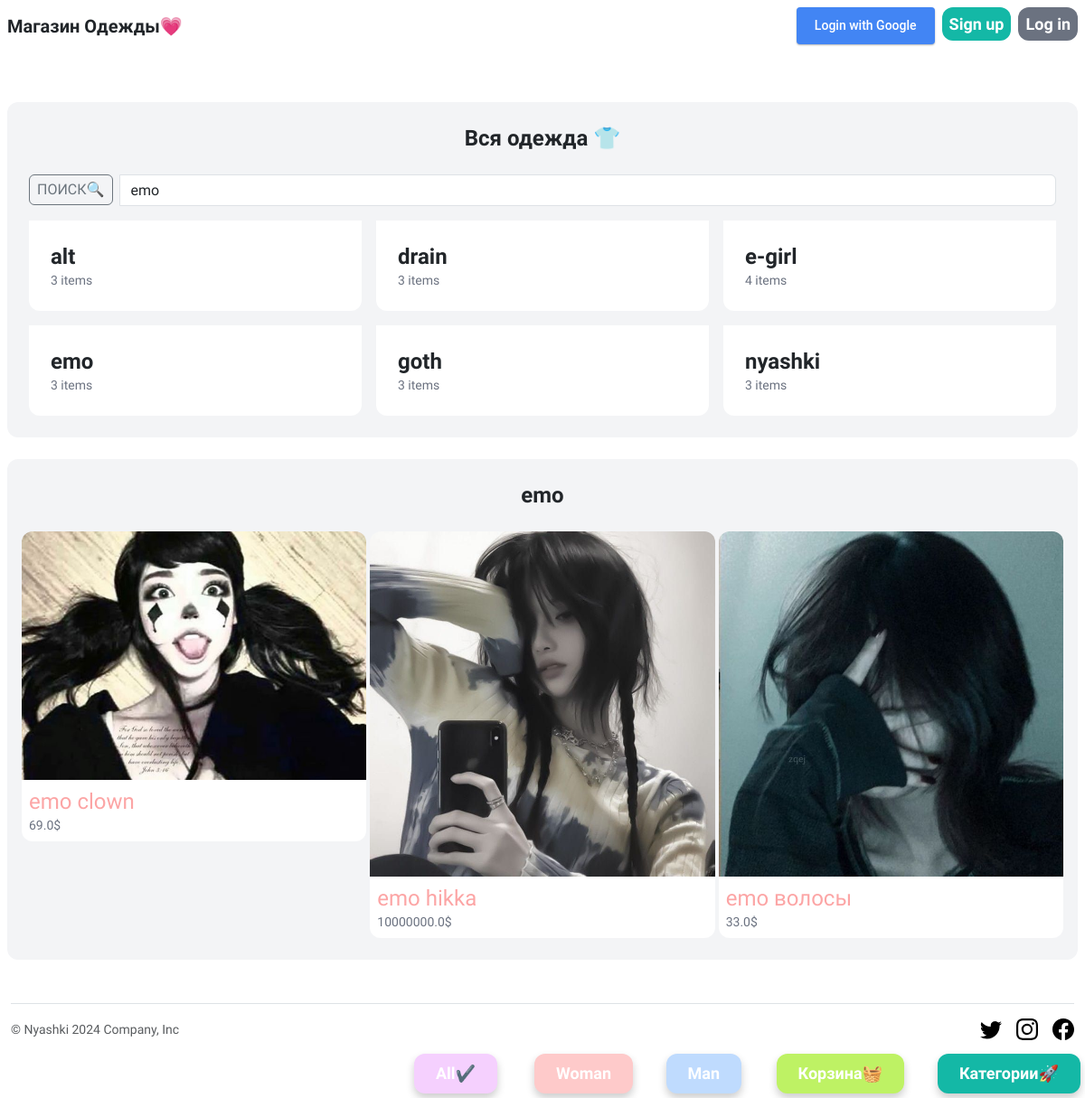
The page /category/8 on the database as committed earlier.
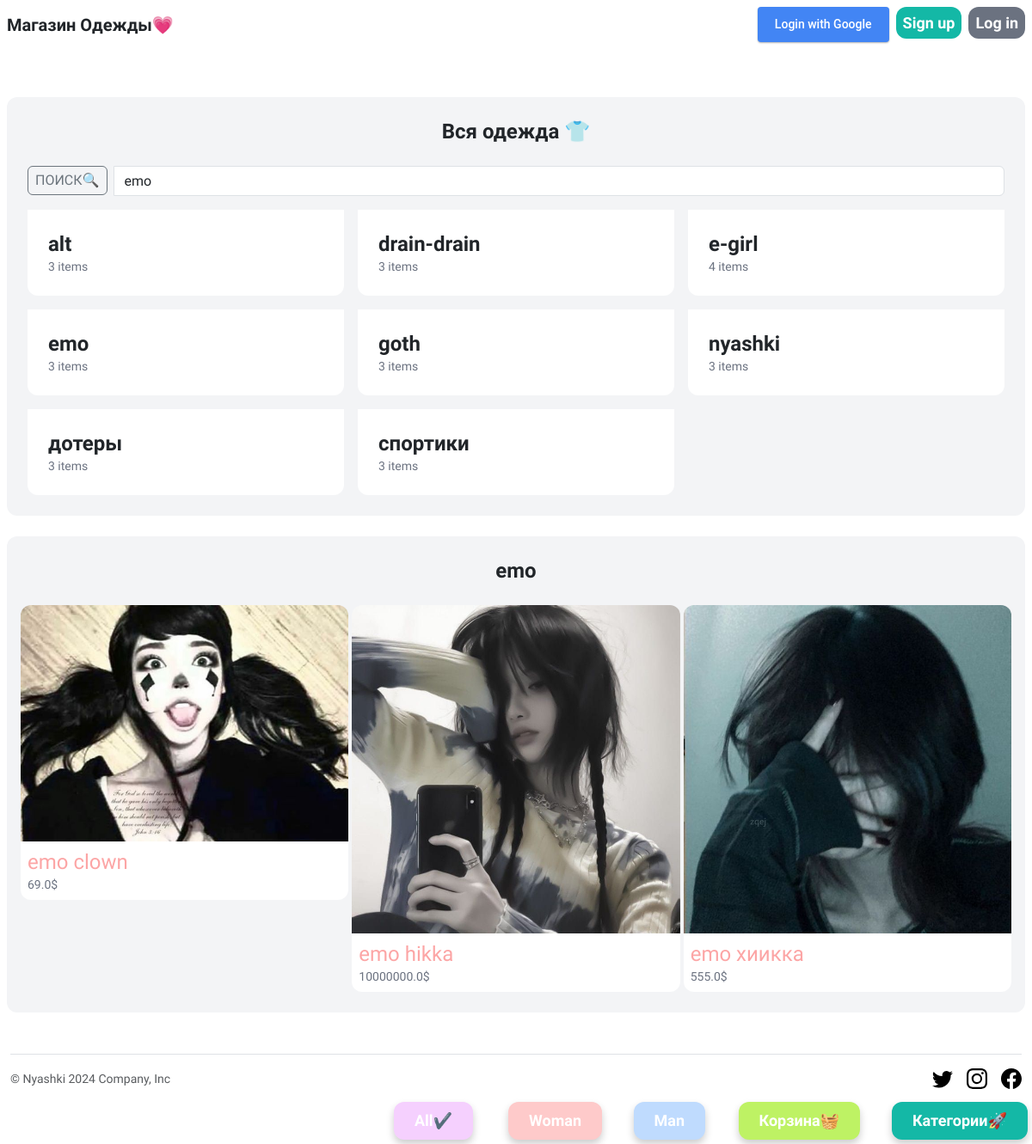
The same page on the database as committed later.
### item/models.py (models this page shows, shortened)
class Category(models.Model):
    name = models.CharField(max_length=255)
    class Meta:
        ordering = ('name',)
        verbose_name_plural = 'Categories'
    def __str__(self):
        return self.name

class Item(models.Model):
    category = models.ForeignKey(Category, related_name='items', on_delete=models.CASCADE)
    name = models.CharField(max_length=255)
    description = models.TextField(blank=True, null=True)
    price = models.FloatField()
    image = models.ImageField(upload_to='item_images', blank=True, null=True)
    is_sold = models.BooleanField(default=False)
    created_at = models.DateTimeField(auto_now_add=True)
    users = models.ManyToManyField(User, related_name='items', blank=True)
    gender = models.CharField(max_length=1, choices=gender_choice)
    comments = models.ManyToManyField(Comment)

### core/views.py (the view)
# urls.py: path('category/<int:category_id>', views.category, name='category'),
def category(request, category_id):
    category = get_object_or_404(Category, pk=category_id)
    items = Item.objects.filter(category=category)
    categories = Category.objects.all()
    gender = ''
    if "gender" not in request.session:
        gender = 'ALL'
    else:
        gender = request.session["gender"]
    if gender != 'ALL':
        items = items.filter(gender=gender)
    return render(request, 'core/index.html', {
        'categories': categories,
        'items': sorted(items, key=lambda x: random.random()),
        'name_category' : category.name,
        'gender': gender,
        'query': category
    })

### core/templates/core/index.html (shortened to what this page needs)
{% extends 'core/base.html' %}
{% block static %}
<link rel="stylesheet" href="static/core/css/mdb.min.css" />
{% endblock %}
{% block content %}
<a href="#" class="fixed-link inline-block md:mt-6 md:px-6 md:py-3 py-2 px-4 md:text-lg text-md font-semibold bg-teal-500 text-white rounded-xl">Категории🚀</a>
<a href="{% url 'item:basket' %}" class="fixed-link2 inline-block md:mt-6 md:px-6 md:py-3 py-2 px-4 md:text-lg text-md font-semibold bg-lime-300 text-white rounded-xl">Корзина🧺
</a>
{% if gender == 'ALL' %}
<a href="{% url 'item:gender' 'ALL'%}" class="fixed-link5 inline-block md:mt-6 md:px-6 md:py-3 py-2 px-4 md:text-lg text-md font-semibold bg-fuchsia-200 text-white rounded-xl">All✔️</a>
{% else %}
<a href="{% url 'item:gender' 'ALL' %}" class="fixed-link5 inline-block md:mt-6 md:px-6 md:py-3 py-2 px-4 md:text-lg text-md font-semibold bg-fuchsia-200 text-white rounded-xl">All</a>
{% endif %}
{% if gender == 'W' %}
<a href="{% url 'item:gender' 'W' %}" class="fixed-link4 inline-block md:mt-6 md:px-6 md:py-3 py-2 px-4 md:text-lg text-md font-semibold bg-red-200 text-white rounded-xl">Woman✔️</a>
{% else %}
<a href="{% url 'item:gender' 'W' %}" class="fixed-link4 inline-block md:mt-6 md:px-6 md:py-3 py-2 px-4 md:text-lg text-md font-semibold bg-red-200 text-white rounded-xl">Woman</a>
{% endif %}
{% if gender == 'M' %}
<a href="{% url 'item:gender' 'M' %}" class="fixed-link3 inline-block md:mt-6 md:px-6 md:py-3 py-2 px-4 md:text-lg text-md font-semibold bg-blue-200 text-white rounded-xl">Man✔️</a>
{% else %}
<a href="{% url 'item:gender' 'M' %}" class="fixed-link3 inline-block md:mt-6 md:px-6 md:py-3 py-2 px-4 md:text-lg text-md font-semibold bg-blue-200 text-white rounded-xl">Man</a>
{% endif %}
    <div class="md:mt-6 mt-4 px-6 md:py-12 py-4 bg-gray-100 rounded-xl">
        <h2 class="md:mb-12 mb-4 text-2xl text-center font-semibold hover:text-violet-600 hover:text-3xl"><a href="/"> Вся одежда 👕</a></h2>
        <form method="get" action="{% url 'item:items' %}">
            <div class="input-group mb-3">
                <div class="input-group-prepend">
                    <button class="btn btn-outline-secondary p-2 me-2" type="submit">Поиск🔍</button>
                  </div>
                {%if query%}
                    <input name="query" type="text" class="form-control" autofocus value="{{query}}">
                {%else%}
                    <input name="query" type="text" class="form-control" autofocus>
                {%endif%}
              </div>
        </form>
        <div class="grid grid-cols-3 gap-3">
            {% for category in categories %}
                <div>
                    <a href="{% url 'core:category' category.id %}">
                        <div class="md:p-6 p-4 bg-white rounded-b-xl">
                            <h2 class="md:text-2xl text-md font-semibold  hover:text-violet-600 hover:text-3xl">{{ category.name }}</h2>
                            <p class="text-gray-500 text-sm">{{ category.items.count }} items</p>
                        </div>
                    </a>
                </div>
            {% endfor %}
        </div>
    </div>
    <div class="md:mt-6 mt-4 px-3 md:px-6 md:py-12 py-4 bg-gray-100 rounded-xl" id="target-element">
        <h2 class="md:mb-12 mb-4 text-2xl text-center font-semibold">{{ name_category }}</h2>
        <div class="grid grid-cols-3 gap-1">
            {% for item in items %}
                <div>
                    <a href="{% url 'item:detail' item.id %}">
                        {% if item.gender == 'W'%}
                            {% if item.image.url %}
                            <div class="bg-image hover-overlay hover-zoom ">
                                <img src="{{ item.image.url }}" class="rounded-t-xl">
                            </div>
                            {% endif %}
                        {% endif %}
                        <div class="md:p-6 p-2 bg-white rounded-b-xl">
                                {% if item.gender == 'M'%}
                                <h2 class="md:text-2xl text-sm text-blue-300">{{ item.name }}
                                {% else %}
                                <h2 class="md:text-2xl text-sm text-red-300">{{ item.name }}
                                {% endif %}
                            </h2>
                            <p class="text-gray-500 text-sm">{{ item.price }}$</p>
                        </div>
                    </a>
                </div>
            {% endfor %}
        </div>
    </div>
{% endblock %}

### core/templates/core/base.html (shortened to what this page needs)
<!doctype html>
<html>
    <head>
        {% block static %}{% endblock %}
        <script src="https://cdn.tailwindcss.com"></script>
        <link href="https://cdn.jsdelivr.net/npm/bootstrap@5.3.3/dist/css/bootstrap.min.css" rel="stylesheet">
    </head>
    <body>
        <body>
        <nav class="py-2 px-2 flex justify-between items-center">
            <a href="/" class="text-xl font-semibold">Магазин Одежды💗</a>
            <div class="space-x-1">
              {% if request.user.is_authenticated %}
              <a href="{% url 'conversation:inbox' %}" class="px-2 py-2 text-lg font-semibold bg-teal-500 text-white rounded-xl hover:bg-teal-700">Inbox {{ request.user.conversations.all | length }}</a>
              <a href="{% url 'item:all_comments' %}" class="px-2 py-2 text-lg font-semibold bg-gray-500 text-white rounded-xl hover:bg-gray-700">Comments {{ request.user.comments.all | length }}</a>
              {{request.user.username}}
              <a href="{% url 'core:logout' %}" class="px-2 py-2 text-lg font-semibold bg-gray-500 text-white rounded-xl hover:bg-gray-700">Logout</a>
              {% else %}
                      <a href="{% url 'social:begin' 'google-oauth2' %}" class="google-button">Login with Google</a>
                      <a href="{% url 'core:signup' %}" class="px-2 py-2 text-lg font-semibold bg-teal-500 text-white rounded-xl hover:bg-teal-700">Sign up</a>
                      <a href="{% url 'core:login' %}" class="px-2 py-2 text-lg font-semibold bg-gray-500 text-white rounded-xl hover:bg-gray-700">Log in</a>
              {% endif %}
            </div>
          </nav>
        <div class="px-2 wpy-2 md:py-6 md:px-6">
            {% block content %}
            {% endblock %}
        </div>
        <div class="container-fluid md:mb-12">
            <footer class="d-flex flex-wrap justify-content-between align-items-center py-3 my-4 border-top">
              <div class="col-md-4 d-flex align-items-center">
                <span class="mb-3 mb-md-0 text-body-secondary text-sm md-text-lg">&copy; Nyashki 2024 Company, Inc</span>
              </div>
              <ul class="nav col-md-4 justify-content-end list-unstyled d-flex">
                <li class="ms-3"><a class="text-body-secondary" href="#"><svg class="bi" width="24" height="24"><use xlink:href="#twitter"/></svg></a></li>
                <li class="ms-3"><a class="text-body-secondary" href="#"><svg class="bi" width="24" height="24"><use xlink:href="#instagram"/></svg></a></li>
                <li class="ms-3"><a class="text-body-secondary" href="#"><svg class="bi" width="24" height="24"><use xlink:href="#facebook"/></svg></a></li>
              </ul>
            </footer>
        </div>
    </body>
</html>

### core/templates/core/base.html (style rules this page uses)
.fixed-link { position: fixed; bottom: 5px; right: 5px; text-decoration: none; box-shadow: 0 5px 10px rgba(0, 0, 0, 0.2); z-index: 5; }
.fixed-link2 { position: fixed; bottom: 5px; right: 200px; text-decoration: none; box-shadow: 0 5px 10px rgba(0, 0, 0, 0.2); z-index: 5; }
.fixed-link3 { position: fixed; bottom: 5px; right: 380px; text-decoration: none; box-shadow: 0 5px 10px rgba(0, 0, 0, 0.2); z-index: 5; }
.fixed-link4 { position: fixed; bottom: 5px; right: 500px; text-decoration: none; box-shadow: 0 5px 10px rgba(0, 0, 0, 0.2); z-index: 5; }
.fixed-link5 { position: fixed; bottom: 5px; right: 650px; text-decoration: none; box-shadow: 0 5px 10px rgba(0, 0, 0, 0.2); z-index: 5; }
body { font-family: Comfortaa; }
.google-button { display: inline-block; font-family: Roboto, Arial, sans-serif; font-size: 14px; font-weight: 500; color: #ffffff; text-align: center; vertical-align: middle; cursor: pointer; background-color: #4285F4; border: none; border-radius: 4px; padding: 10px 20px; text-decoration: none; box-shadow: 0 1px 2px rgba(0, 0, 0, 0.3); transition: background-color 0.2s; }

Rows that differ between the two databases and show on the page:
changed Category: name "drain" → "drain-drain"
added Category: name "дотеры", items.count "3"
added Category: name "спортики", items.count "3"
changed Item: name "emo волосы" → "emo хиикка"; price "33.0" → "555.0"
